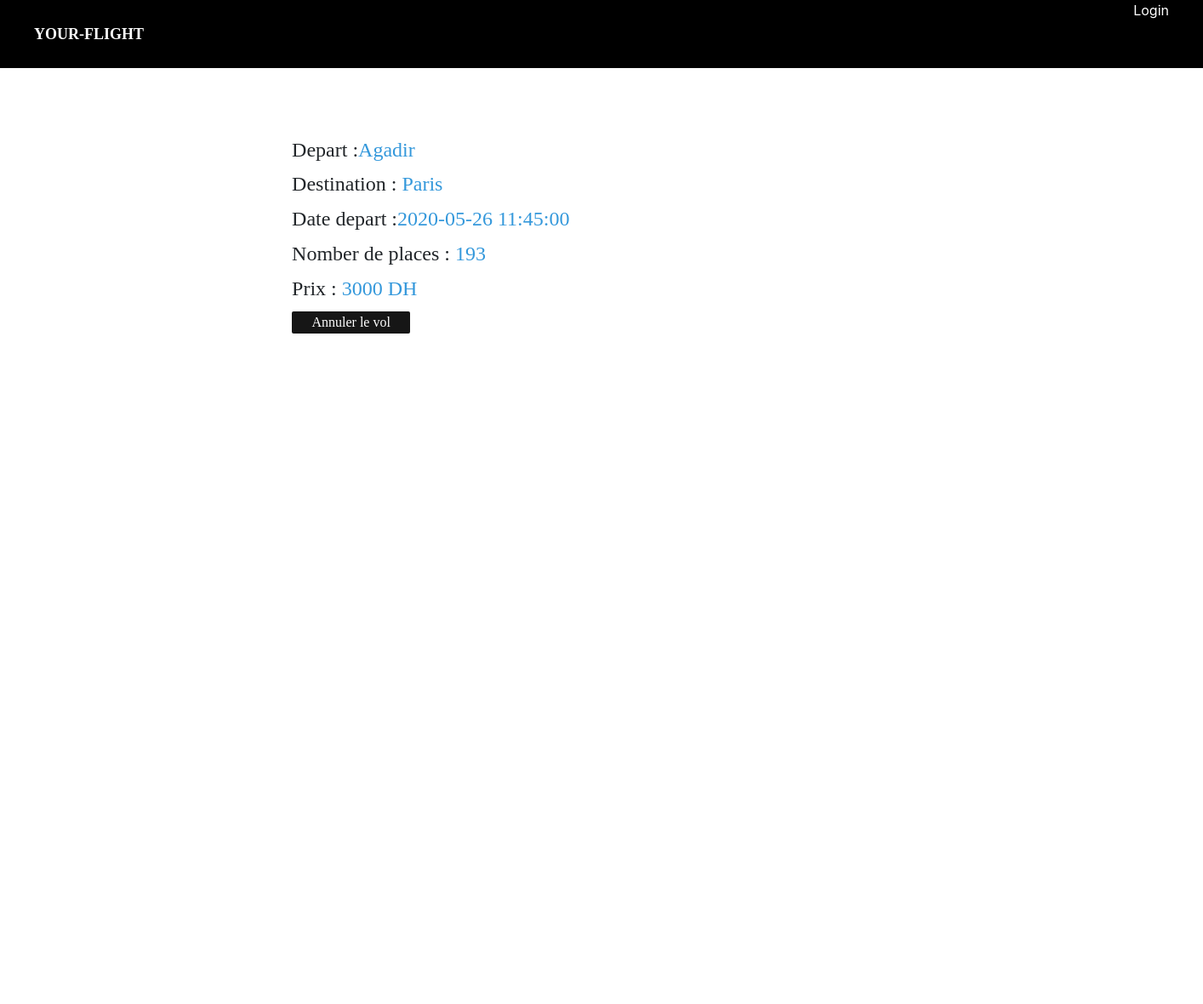
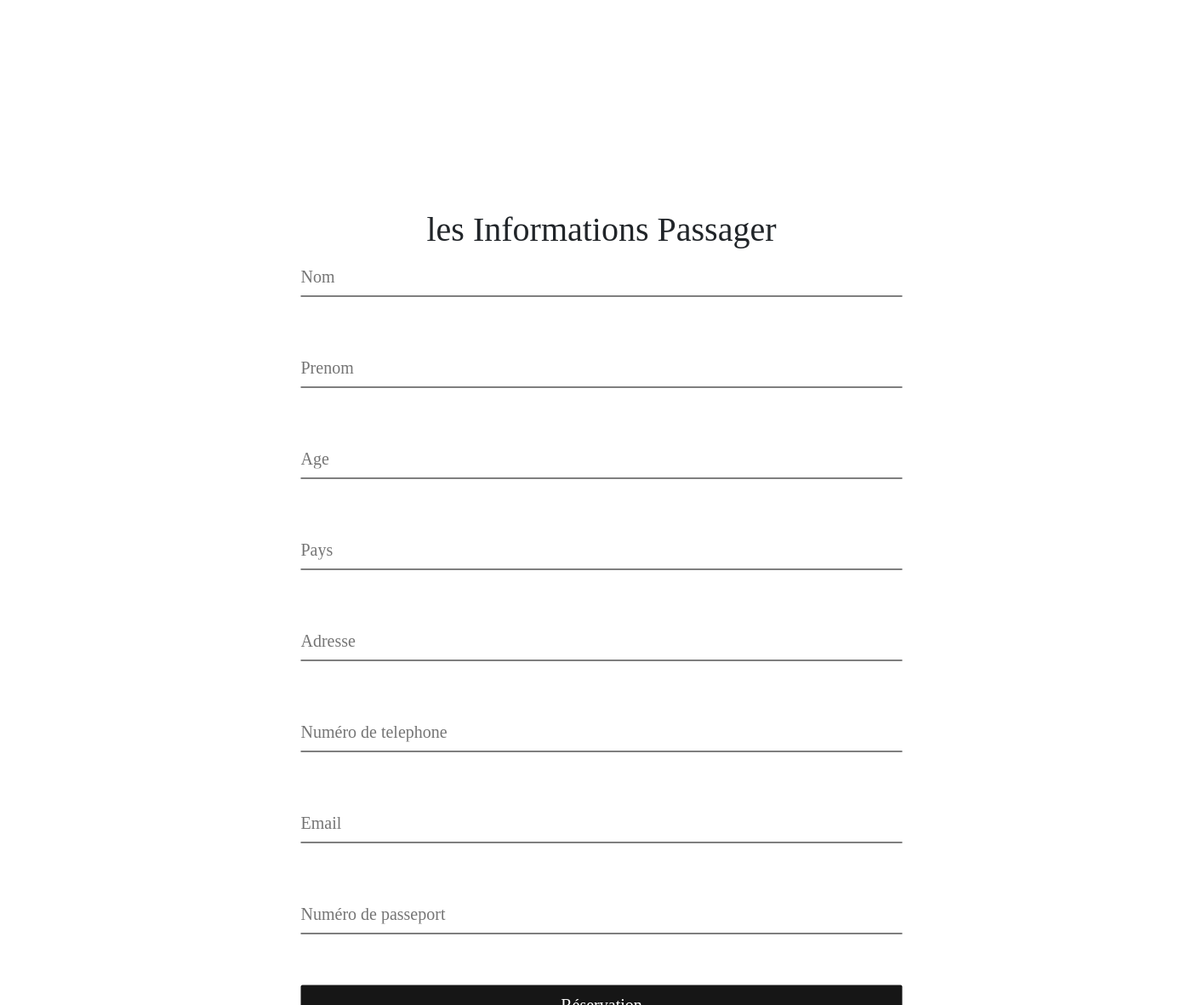
The page /view/reservation.php?id=12 on the database its author committed (2 pictures, top to bottom).
### tables this page shows
CREATE TABLE IF NOT EXISTS `vols` (
  `id` int(11) NOT NULL AUTO_INCREMENT,
  `depart` varchar(254) DEFAULT NULL,
  `destination` varchar(254) DEFAULT NULL,
  `date_depart` timestamp NULL DEFAULT NULL,
  `num_place` int(11) DEFAULT NULL,
  `prix` int(11) DEFAULT NULL,
  `statut` varchar(100) NOT NULL,
  PRIMARY KEY (`id`)
);

### model/volsclass.php (called while the page is built, shortened)
<?php
 class Vol{
		function __construct() {
			$this->conn = new mysqli("localhost","root","","gestion_reservations");
		}
		function vol_show_id($id) {
			$query = "SELECT * from vols where id='$id'";
			$stmt = $this->conn->prepare($query);
			$stmt->execute();
			$result = $stmt->get_result();
			return  $result;
		}
}
?>

### view/reservation.php (the view, shortened to what this page needs)
<?php
include('../model/volsclass.php');
?>
<html lang="en">
<link type="text/css" rel="stylesheet" href="../public/css/style.css" />
<link rel="stylesheet" href="https://stackpath.bootstrapcdn.com/bootstrap/4.4.1/css/bootstrap.min.css"
>
<?php
include('heder.php');
?>
<body>
	<?php
include('navbar.php');
?>
			<div class="container py-3" style="margin-left: 22%;">
					<div class="row ">
						<div class="col-md-8 px-3">
							<div class="card-block px-3" style=" margin-top: 20%;">
								<?php
								$id = $_GET['id'];
								$vol = new Vol();
								$res = $vol -> vol_show_id($id);
								$row = $res->fetch_assoc();
								?>
								<h4 class="card-title">Depart :<span style="color:#3498db;"><?= $row['depart']; ?></span>
								</h4>
								<h4 class="card-title">Destination : <span
										style="color:#3498db;"><?= $row['destination']; ?></span></h4>
								<h4 class="card-title">Date depart :<span style="color:#3498db;"><?= $row['date_depart']; ?>
									</span> </h4>
								<h4 class="card-title">Nomber de places : <span
										style="color:#3498db;"><?= $row['num_place'];; ?></span></h4>
								<h4 class="card-title">Prix : <span style="color:#3498db;"><?= $row['prix']; ?> DH</span>
								</h4>
								<div class="btnannuler">
									<input href="index.php" type="submit" value="Annuler le vol" id="btn">
								</div>
							</div>
						</div>
					</div>
			</div>
			<div class="allinput" style="margin-top: 40%;">
	            <h1>les Informations Passager</h1>
	            <input type="text" name="nom" id="LieuD" placeholder="Nom" class="ipt">
	            <input type="text" name="prenom" id="LieuA" placeholder="Prenom" class="ipt">
	            <input type="number" name="age" id="LieuA" placeholder="Age" class="ipt">
	            <input type="text" name="pays" id="LieuA" placeholder="Pays" class="ipt">
	            <input type="text" name="adresse" id="LieuA" placeholder="Adresse" class="ipt">
	            <input type="number" name="tele" id="LieuA" placeholder="Numéro de telephone" class="ipt">
	            <input type="email" name="email" id="LieuA" placeholder="Email" class="ipt">
	            <input type="number" name="passeport" id="LieuA" placeholder="Numéro de passeport" class="ipt">
	            <input type="submit" name="add" value="Réservation" id="btn">
	        </div>
</body>
</html>

### public/css/stylehome.css (style rules this page uses)
* { text-decoration: none; }
.allinput { position: absolute; left: 50%; top: 58%; transform: translate(-50% ,-50%); font-family: Poppins, serif; z-index: 10; }
.allinput h1 { text-align: center; font-size: 40px; }
.allinput input { border:none; outline: none; background: none; width: 100%; overflow: hidden; font-size: 20px; padding: 8px 0; margin: 8px 0; border-bottom: 1px solid #000; margin:0 0 60px 0; }
.allinput #btn { background:#161616; color: #fff; cursor: pointer; border-radius: 2px; }
.btnannuler #btn { width: 20%; background:#161616; color: #fff; cursor: pointer; border-radius: 2px; border: none; }
.container { max-width: 600px; margin: auto; font-family: Poppins !important; }

### rows shown on the page
vols: depart "Agadir", destination "Paris", date_depart "2020-05-26 11:45:00", num_place "193", prix "3000"
